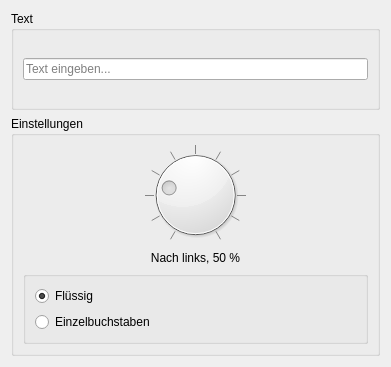
<?xml version="1.0" encoding="UTF-8"?>
<ui version="4.0">
 <class>marquee</class>
 <widget class="QDialog" name="marquee">
  <property name="windowModality">
   <enum>Qt::ApplicationModal</enum>
  </property>
  <property name="geometry">
   <rect>
    <x>0</x>
    <y>0</y>
    <width>391</width>
    <height>367</height>
   </rect>
  </property>
  <property name="windowTitle">
   <string>Laufschrift</string>
  </property>
  <property name="sizeGripEnabled">
   <bool>false</bool>
  </property>
  <layout class="QGridLayout" name="gridLayout">
   <item row="0" column="0" colspan="2">
    <widget class="QGroupBox" name="groupBox">
     <property name="title">
      <string>Text</string>
     </property>
     <layout class="QVBoxLayout" name="verticalLayout_2">
      <item>
       <widget class="QLineEdit" name="text">
        <property name="placeholderText">
         <string>Text eingeben...</string>
        </property>
       </widget>
      </item>
     </layout>
    </widget>
   </item>
   <item row="1" column="0" colspan="2">
    <widget class="QGroupBox" name="groupBox_3">
     <property name="sizePolicy">
      <sizepolicy hsizetype="Minimum" vsizetype="Preferred">
       <horstretch>0</horstretch>
       <verstretch>0</verstretch>
      </sizepolicy>
     </property>
     <property name="title">
      <string>Einstellungen</string>
     </property>
     <layout class="QGridLayout" name="gridLayout_2">
      <item row="0" column="0">
       <widget class="QDial" name="speed">
        <property name="minimum">
         <number>-100</number>
        </property>
        <property name="maximum">
         <number>100</number>
        </property>
        <property name="singleStep">
         <number>20</number>
        </property>
        <property name="value">
         <number>-50</number>
        </property>
        <property name="orientation">
         <enum>Qt::Horizontal</enum>
        </property>
        <property name="wrapping">
         <bool>false</bool>
        </property>
        <property name="notchesVisible">
         <bool>true</bool>
        </property>
       </widget>
      </item>
      <item row="1" column="0">
       <widget class="QLabel" name="speedLabel">
        <property name="sizePolicy">
         <sizepolicy hsizetype="MinimumExpanding" vsizetype="Preferred">
          <horstretch>0</horstretch>
          <verstretch>0</verstretch>
         </sizepolicy>
        </property>
        <property name="text">
         <string>Nach links, 50 %</string>
        </property>
        <property name="alignment">
         <set>Qt::AlignCenter</set>
        </property>
       </widget>
      </item>
      <item row="2" column="0">
       <widget class="QGroupBox" name="groupBox_2">
        <property name="sizePolicy">
         <sizepolicy hsizetype="MinimumExpanding" vsizetype="Preferred">
          <horstretch>0</horstretch>
          <verstretch>0</verstretch>
         </sizepolicy>
        </property>
        <property name="title">
         <string/>
        </property>
        <layout class="QGridLayout" name="gridLayout_3">
         <item row="2" column="0">
          <widget class="QRadioButton" name="stepwise">
           <property name="text">
            <string>Einzelbuchstaben</string>
           </property>
          </widget>
         </item>
         <item row="1" column="0">
          <widget class="QRadioButton" name="smooth">
           <property name="text">
            <string>Flüssig</string>
           </property>
           <property name="checked">
            <bool>true</bool>
           </property>
          </widget>
         </item>
        </layout>
       </widget>
      </item>
     </layout>
    </widget>
   </item>
  </layout>
 </widget>
 <resources/>
 <connections/>
</ui>
